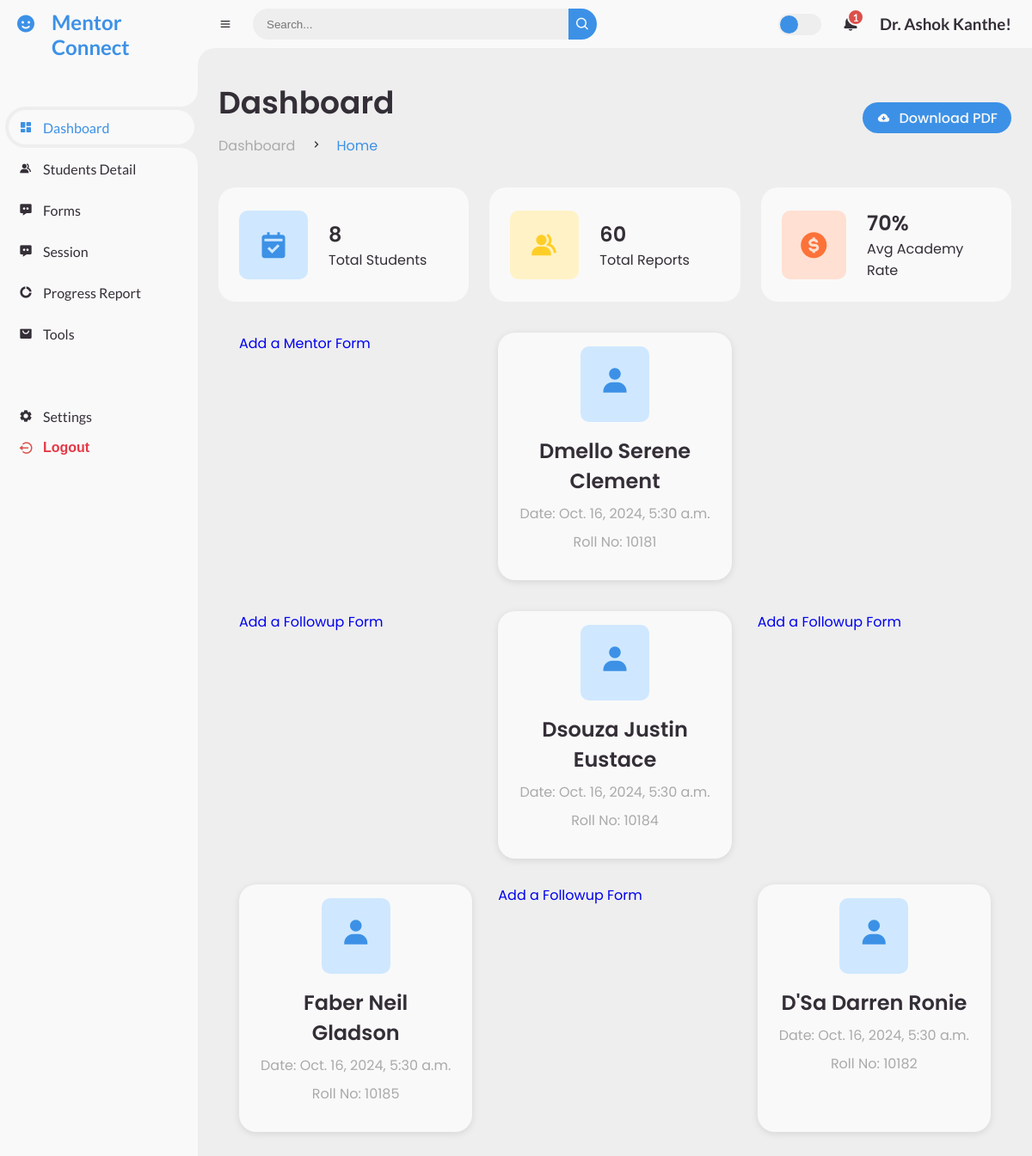
/dashboard/ (signed in), run on an earlier commit of the app's database.
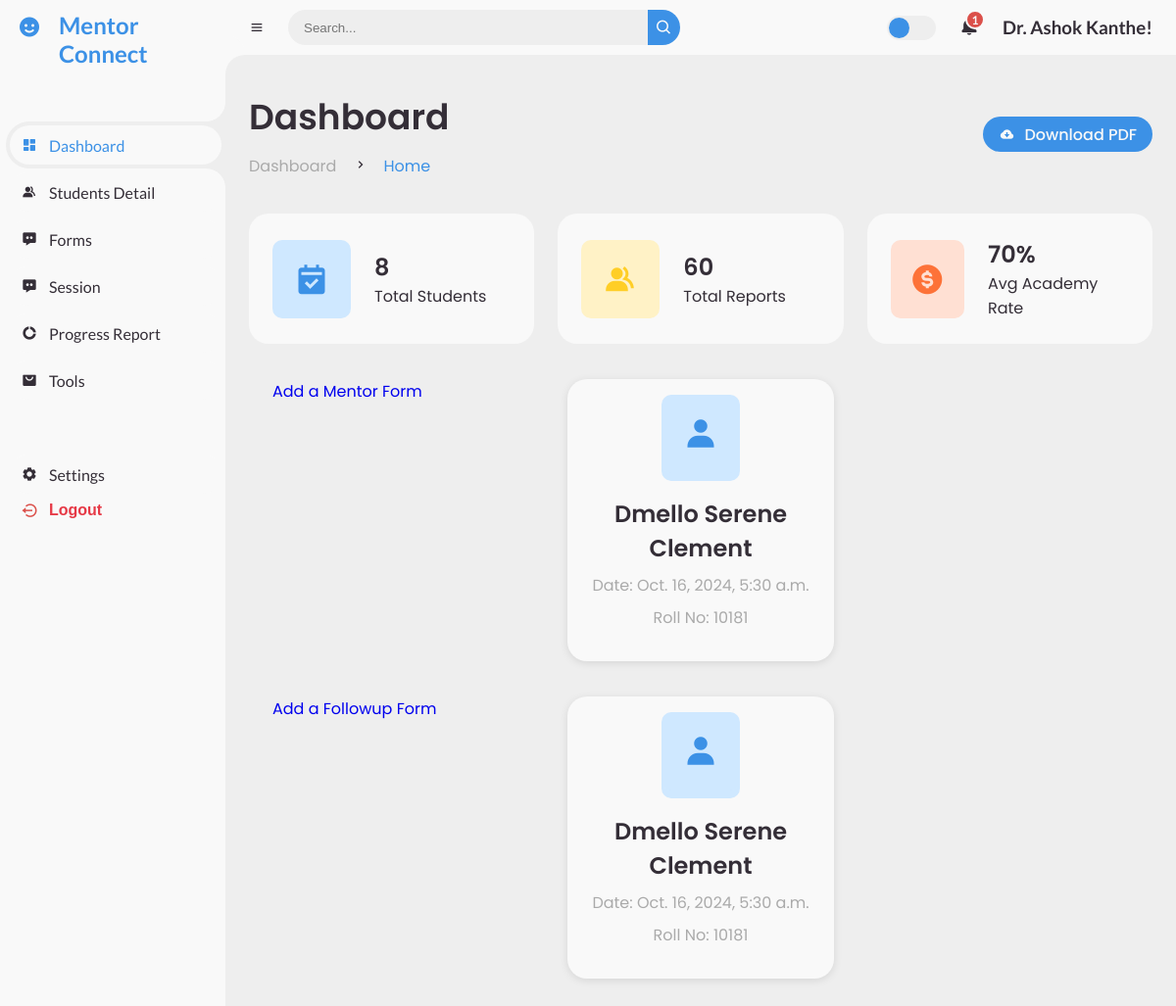
And on a later commit of the database.
### mentor/models.py (models this page shows, shortened)
class StudentForm(models.Model):
    name = models.CharField(max_length=255)
    rollno = models.CharField(max_length=100, unique=True)
    mentor_name = models.CharField(max_length=255)
    atte_ise1 = models.DecimalField(max_digits=5, decimal_places=2, default=0.00)
    atte_mse = models.DecimalField(max_digits=5, decimal_places=2, default=0.00)
    attendance = models.DecimalField(max_digits=5, decimal_places=2, default=0.00)
    cts = models.DecimalField(max_digits=5, decimal_places=2, default=0.00)
    ise1 = models.DecimalField(max_digits=5, decimal_places=2, default=0.00)
    mse = models.DecimalField(max_digits=5, decimal_places=2, default=0.00)
    semcgpa = models.DecimalField(max_digits=5, decimal_places=2, default=0.00)
    counseling_dates = models.TextField(null=True, blank=True)
    question1 = models.TextField(null=True, blank=True)  # Allow NULL values
    question2 = models.TextField(null=True, blank=True)  # Allow NULL values
    question3 = models.TextField(null=True, blank=True)  # Allow NULL values
    question4 = models.TextField(null=True, blank=True)  # Allow NULL values
    question5 = models.TextField(null=True, blank=True)  # Allow NULL values
    question6 = models.TextField(null=True, blank=True)  # Allow NULL values
    question7 = models.TextField(null=True, blank=True)  # Allow NULL values
    question8 = models.TextField(null=True, blank=True)  # Allow NULL values
    question9 = models.TextField(null=True, blank=True)  # Allow NULL values
    question10 = models.TextField(null=True, blank=True)  # Allow NULL values
    question11 = models.TextField(null=True, blank=True)  # Allow NULL values
    question12 = models.TextField(null=True, blank=True)  # Allow NULL values
    Strengths = models.TextField(null=True, blank=True)
    Weakness = models.TextField(null=True, blank=True)
    Opportunities = models.TextField(null=True, blank=True)
    Challenges = models.TextField(null=True, blank=True)
    nao = models.TextField(null=True, blank=True)
    ao = models.TextField(null=True, blank=True)
    date = models.DateTimeField(default=timezone.now)

class StudentFollowupForm(models.Model):
    name = models.CharField(max_length=255)
    rollno = models.CharField(max_length=100, unique=True)
    mentor_name = models.CharField(max_length=255)
    atte_ise1 = models.DecimalField(max_digits=5, decimal_places=2, default=0.00)
    atte_mse = models.DecimalField(max_digits=5, decimal_places=2, default=0.00)
    attendance = models.DecimalField(max_digits=5, decimal_places=2, default=0.00)
    ise1 = models.DecimalField(max_digits=5, decimal_places=2, default=0.00)
    mse = models.DecimalField(max_digits=5, decimal_places=2, default=0.00)
    semcgpa = models.DecimalField(max_digits=5, decimal_places=2, default=0.00)
    counseling_dates = models.TextField(null=True, blank=True)
    question1 = models.TextField(null=True, blank=True)  # Allow NULL values
    question2 = models.TextField(null=True, blank=True)  # Allow NULL values
    question3 = models.TextField(null=True, blank=True)  # Allow NULL values
    question4 = models.TextField(null=True, blank=True)  # Allow NULL values
    question5 = models.TextField(null=True, blank=True)  # Allow NULL values
    question6 = models.TextField(null=True, blank=True)  # Allow NULL values
    question7 = models.TextField(null=True, blank=True)  # Allow NULL values
    date = models.DateTimeField(default=timezone.now)
    nao = models.TextField(null=True, blank=True)
    ao = models.TextField(null=True, blank=True)

### mentor/views.py (the view)
# urls.py: path('dashboard/', views.mentor_dashboard, name='mentor_dashboard'),
@login_required
def mentor_dashboard(request):
    mentor = request.user
    readable_name = mentor.username.replace('_', ' ').title()
    students = MentorshipData.objects.filter(faculty_mentor=readable_name)
    recent_forms = recents(request)
    context = {
        'mentor': mentor,
        'student_count': students.count(),
        'students': students,
        'student_names': [student.name for student in students],
        'recent_mainform': recent_forms['mainform'],        # Main form
        'recent_followupform': recent_forms['followupform'] # Follow-up form
    }
    return render(request, 'mentor_dashboard.html', context)

### mentor/templatetags/username_filters.py (called while the page is built)
@register.filter
def readable_username(value):
    return value.replace('_', ' ').title()

### mentor/views.py (called while the page is built)
@login_required
def recents(request):
    latest_forms = StudentForm.objects.all().order_by('-date')[:3]  # Now orders by both date and time
    latest_followupforms = StudentFollowupForm.objects.order_by('-date')[:3]
    recents = {
        'mainform': latest_forms,
        'followupform': latest_followupforms
    }
    return recents

### templates/mentor_dashboard.html (shortened to what this page needs)
{% extends 'base.html' %}
{% block content %}
        <div class="head-title">
            <div class="left">
                <h1>Dashboard</h1>
                <ul class="breadcrumb">
                    <li>
                        <a href="#">Dashboard</a>
                    </li>
                    <li><i class='bx bx-chevron-right'></i></li>
                    <li>
                        <a class="active" href="#">Home</a>
                    </li>
                </ul>
            </div>
            <a href="#" class="btn-download">
                <i class='bx bxs-cloud-download'></i>
                <span class="text">Download PDF</span>
            </a>
        </div>
        <ul class="box-info">
            <li>
                <i class='bx bxs-calendar-check'></i>
                <span class="text">
                    <h3>{{ student_count }}</h3>
                    <p>Total Students</p>
                </span>
            </li>
            <li>
                <i class='bx bxs-group'></i>
                <span class="text">
                    <h3>60</h3>
                    <p>Total Reports</p>
                </span>
            </li>
            <li>
                <i class='bx bxs-dollar-circle'></i>
                <span class="text">
                    <h3>70%</h3>
                    <p>Avg Academy Rate</p>
                </span>
            </li>
        </ul>
        <div class="recent">
            {% for form in recent_mainform %}
            <a href="{% url 'form_student' student.id mentor.id %}" class="btn">Add a Mentor Form</a>
                    <div class="form-item">
                        <div class="bx">
                            <i class='bx bxs-user'></i>
                        </div>
                        <h3>{{ form.name }}</h3>
                        <p>Date: {{ form.date }}</p>
                        <p>Roll No: {{ form.rollno }}</p>
                    </div>
            {% empty %}
                <div class="form-item no-data">
                    <p>No recent main forms available</p>
                </div>
            {% endfor %}
        </div>
        <div class="recent">
            {% for followup in recent_followupform %}
            <a href="{% url 'followup_form_student' students.id mentor.id %}" class="btn">Add a Followup Form</a>
                    <div class="form-item">
                        <div class="bx">
                            <i class='bx bxs-user'></i>
                        </div>
                        <h3>{{ followup.name }}</h3>
                        <p>Date: {{ followup.date }}</p>
                        <p>Roll No: {{ followup.rollno }}</p>
                    </div>
            {% empty %}
                <div class="form-item no-data">
                    <p>No recent follow-up forms available</p>
                </div>
            {% endfor %}
        </div>
{% endblock %}

What changed in the data, as far as the page shows it:
removed StudentFollowupForm: name "Dsouza Justin Eustace", date "Oct. 16, 2024, 5:30 a.m.", rollno "10184"
removed StudentFollowupForm: name "Faber Neil Gladson", date "Oct. 16, 2024, 5:30 a.m.", rollno "10185"
removed StudentFollowupForm: name "D'Sa Darren Ronie", date "Oct. 16, 2024, 5:30 a.m.", rollno "10182"
added StudentFollowupForm: name "Dmello Serene Clement", date "Oct. 16, 2024, 5:30 a.m.", rollno "10181"
